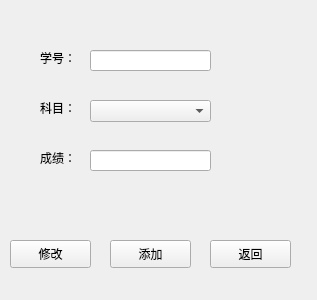
<?xml version="1.0" encoding="UTF-8"?>
<ui version="4.0">
 <class>Gradeupdate</class>
 <widget class="QWidget" name="Gradeupdate">
  <property name="geometry">
   <rect>
    <x>0</x>
    <y>0</y>
    <width>317</width>
    <height>300</height>
   </rect>
  </property>
  <property name="windowTitle">
   <string>Form</string>
  </property>
  <widget class="QComboBox" name="comboBox">
   <property name="geometry">
    <rect>
     <x>90</x>
     <y>100</y>
     <width>121</width>
     <height>22</height>
    </rect>
   </property>
  </widget>
  <widget class="QLineEdit" name="lineEdit">
   <property name="geometry">
    <rect>
     <x>90</x>
     <y>50</y>
     <width>121</width>
     <height>21</height>
    </rect>
   </property>
  </widget>
  <widget class="QLabel" name="label_3">
   <property name="geometry">
    <rect>
     <x>40</x>
     <y>50</y>
     <width>41</width>
     <height>16</height>
    </rect>
   </property>
   <property name="text">
    <string>学号：</string>
   </property>
  </widget>
  <widget class="QLineEdit" name="lineEdit_2">
   <property name="geometry">
    <rect>
     <x>90</x>
     <y>150</y>
     <width>121</width>
     <height>21</height>
    </rect>
   </property>
  </widget>
  <widget class="QLabel" name="label">
   <property name="geometry">
    <rect>
     <x>40</x>
     <y>100</y>
     <width>41</width>
     <height>16</height>
    </rect>
   </property>
   <property name="text">
    <string>科目：</string>
   </property>
  </widget>
  <widget class="QLabel" name="label_2">
   <property name="geometry">
    <rect>
     <x>40</x>
     <y>150</y>
     <width>41</width>
     <height>16</height>
    </rect>
   </property>
   <property name="text">
    <string>成绩：</string>
   </property>
  </widget>
  <widget class="QPushButton" name="pushButton">
   <property name="geometry">
    <rect>
     <x>10</x>
     <y>240</y>
     <width>81</width>
     <height>28</height>
    </rect>
   </property>
   <property name="text">
    <string>修改</string>
   </property>
  </widget>
  <widget class="QPushButton" name="pushButton_2">
   <property name="geometry">
    <rect>
     <x>110</x>
     <y>240</y>
     <width>81</width>
     <height>28</height>
    </rect>
   </property>
   <property name="text">
    <string>添加</string>
   </property>
  </widget>
  <widget class="QPushButton" name="pushButton_3">
   <property name="geometry">
    <rect>
     <x>210</x>
     <y>240</y>
     <width>81</width>
     <height>28</height>
    </rect>
   </property>
   <property name="text">
    <string>返回</string>
   </property>
  </widget>
  <widget class="QLabel" name="label_4">
   <property name="geometry">
    <rect>
     <x>40</x>
     <y>20</y>
     <width>171</width>
     <height>16</height>
    </rect>
   </property>
   <property name="text">
    <string/>
   </property>
  </widget>
 </widget>
 <resources/>
 <connections/>
</ui>
